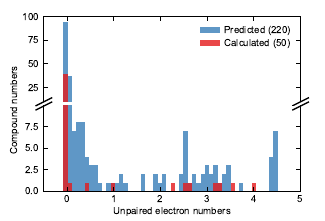

Reproduce this figure in Python.
import matplotlib.pyplot as plt
import numpy as np
from acs_sty import get_parameter, set1_cycler, tableau_cycler

resultfile = "predicted.all.txt"
calculated_result = "calculated.txt"

def plot_prediction_large_cell(filename = "figure5.pdf", broken = True):
    
    with open(resultfile, "r") as f:
        all_lines = f.readlines()
    predicted_data = np.array([ float(aline.split()[-1]) for aline in all_lines ])

    with open(calculated_result, "r") as f:
        all_lines = f.readlines()
    calculated_data = np.array([ float(aline.split()[-1]) for aline in all_lines ])

    with plt.rc_context(get_parameter(width = "single", n = 1, color_cycler = set1_cycler)):
    
        fig = plt.figure()
        if broken:
            
            color_tabluau = [ [c['color']] for c in set1_cycler]

            axs1, axs2 = fig.subplots(2, 1, sharex = True)
            fig.subplots_adjust(hspace=0.05)
            n, bins, patches = axs1.hist(predicted_data, bins = 50, color = color_tabluau[0], density = False, alpha = 0.8, label = "Predicted (220)")
            axs1.hist(calculated_data, bins = bins, color = color_tabluau[1], density = False, alpha = 0.8, label = "Calculated (50)")
            axs1.set_ylim(10, 100)
            n, bins, patches = axs2.hist(predicted_data, bins = 50, color = color_tabluau[0], density = False, alpha = 0.8, label = "Predicted (220)")
            axs2.hist(calculated_data, bins = bins, color = color_tabluau[1], density = False, alpha = 0.8, label = "Calculated (50)")
            axs2.set_ylim(0, 9.9)
            axs1.spines["bottom"].set_visible(False)
            axs2.spines["top"].set_visible(False)

            axs1.xaxis.tick_top()
            axs1.tick_params(labeltop=False)  # don't put tick labels at the top
            axs2.xaxis.tick_bottom()

            d = .5  # proportion of vertical to horizontal extent of the slanted line
            kwargs = dict(marker=[(-1, -d), (1, d)], markersize=12,
                        linestyle="none", color='k', mec='k', mew=1, clip_on=False)
            axs1.plot([0, 1], [0, 0], transform=axs1.transAxes, **kwargs)
            axs2.plot([0, 1], [1, 1], transform=axs2.transAxes, **kwargs)

            axs1.legend()
            axs2.set_xlim(-0.5, 5.0)
            axs2.set_xlabel("Unpaired electron numbers")
            fig.text(0.045, 0.5, 'Compound numbers', ha='center', va='center', rotation='vertical')
            # https://stackoverflow.com/questions/6963035/pyplot-common-axes-labels-for-subplots
            
        else:
            axs = fig.subplots()

            n, bins, patches = axs.hist(predicted_data, bins = 50, density = False, alpha = 0.8, label = "Predicted (220)")
            axs.hist(calculated_data, bins = bins, density = False, alpha = 0.8, label = "Calculated (50)")
            
            axs.set_ylim(0, 100)
            axs.set_ylabel("Compound numbers")
            axs.legend()

            axs.set_xlabel("Unpaired electron numbers")
            axs.set_xlim(-0.5, 5.0)
        fig.savefig(filename)


plot_prediction_large_cell()
    